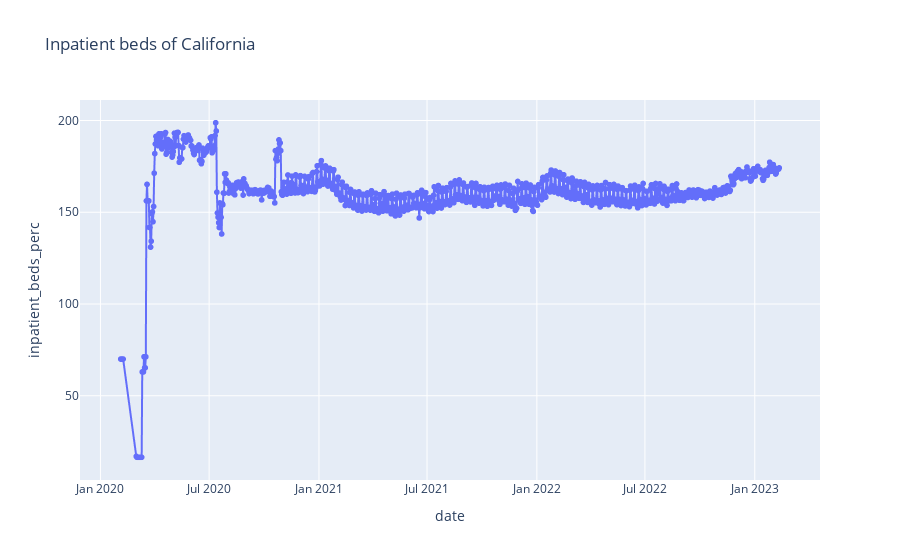

The cell this chart's notebook holds for it:
### Code cell
import plotly.express as px
fig = px.line(state_data, x="date", y="inpatient_beds_perc", title='Inpatient beds of California',markers=True)
fig.show()

### Figure 1 — Plotly figure (JSON) as saved in the notebook; plotly's stock layout.template omitted (floating-point values rounded to 4 significant figures; data arrays with more than 128 entries replaced by an {"elided": "..."} marker saying what was removed)
{"data": [{"hovertemplate": "date=%{x}<br>inpatient_beds_perc=%{y}<extra></extra>", "legendgroup": "", "line": {"color": "#636efa", "dash": "solid"}, "marker": {"symbol": "circle"}, "mode": "lines+markers", "name": "", "showlegend": false, "type": "scattergl", "x": {"elided": "1083 str values"}, "xaxis": "x", "y": {"elided": "1083 float values"}, "yaxis": "y"}], "layout": {"legend": {"tracegroupgap": 0}, "title": {"text": "Inpatient beds of California"}, "xaxis": {"anchor": "y", "domain": [0, 1], "title": {"text": "date"}}, "yaxis": {"anchor": "x", "domain": [0, 1], "title": {"text": "inpatient_beds_perc"}}}}
